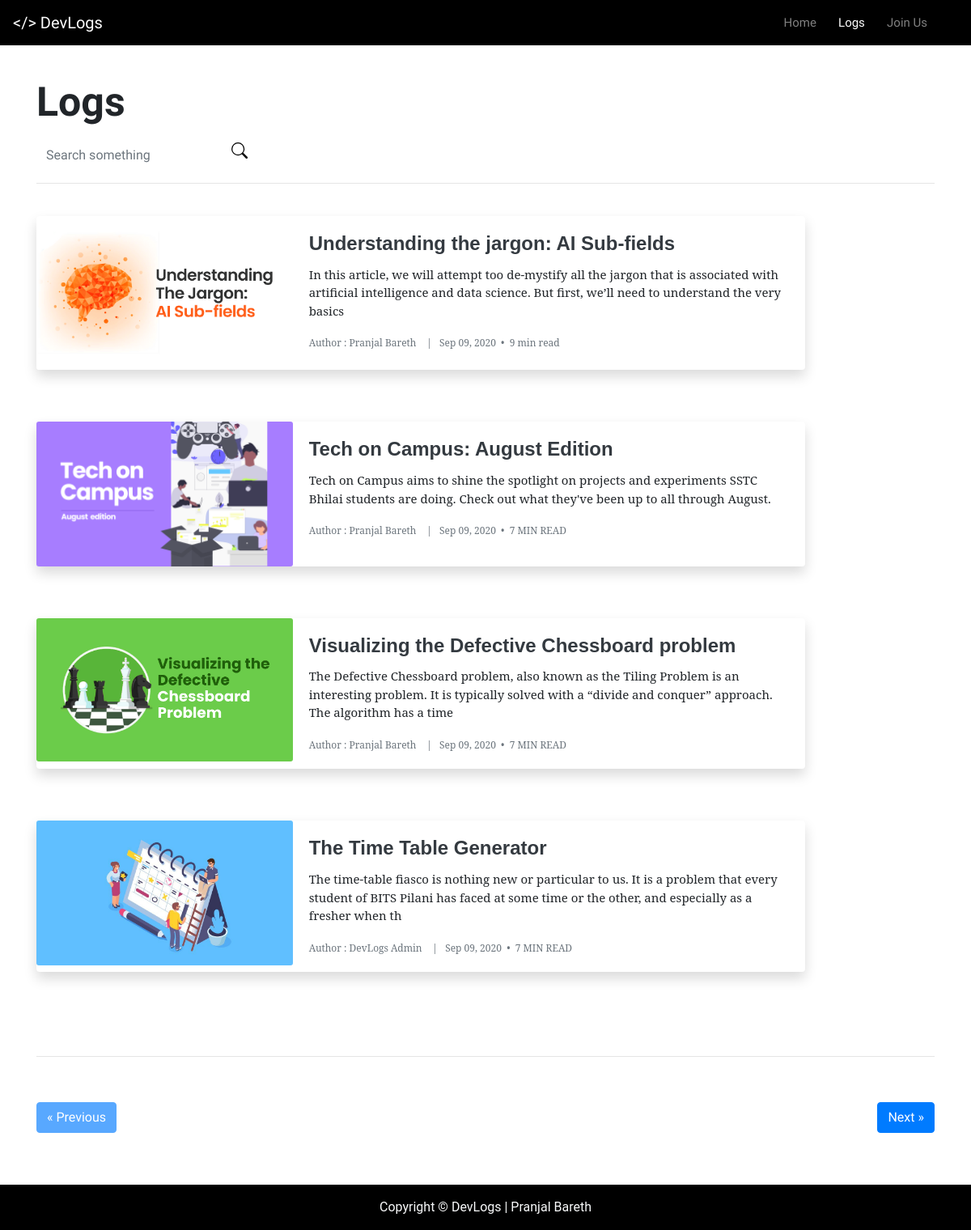
Screenshot of /blog/ with the database file from the repository.
### blog/models.py (models this page shows, shortened)
class Blog(models.Model):
	user = models.ForeignKey(settings.AUTH_USER_MODEL, default=1, on_delete=models.CASCADE)
	sno = models.AutoField(primary_key=True)
	title = models.CharField(max_length=200)
	content = models.TextField()
	short_desc = models.CharField(max_length=300, default="")
	poster = models.ImageField(default="")
	created = models.CharField(max_length=12, default="Sep 09, 2020")
	tag = models.CharField(max_length=30, default="General")
	read_time = models.CharField(max_length=11, default="7 MIN READ")
	slug = models.CharField(max_length=100)

### blog/views.py (the view)
# urls.py: 2. Add a URL to urlpatterns:  path('blog/', include('blog.urls'))
def blog(requests):
	no_of_posts = 4
	page = requests.GET.get('page')
	if page is None:
		page = 1
	else:
		page = int(page)
	print(page)
	blogs = Blog.objects.all()
	length = len(blogs)
	blogs = blogs[(page-1)*no_of_posts: page*no_of_posts]
	if page>1:
		prev = page - 1
	else:
		prev = None
	if page<math.ceil(length/no_of_posts):
		nxt = page + 1
	else:
		nxt = None
	context = {'blogs' : blogs, 'prev' : prev, 'nxt': nxt}
	return render(requests, 'bloghome.html', context)

### templates/bloghome.html (shortened to what this page needs)
{% extends 'base.html' %}
{% block blogactive %}active{% endblock blogactive %}
{% block body %}
<div class="container">
<br>
<h1 class=" my-3"style="font-weight:bold; font-size:50px;">Logs</h1>
<form method="get" action="/search" class="form-inline my-2 my-lg-0">
  <div class="form-group">
    <input type="search" class="form-control" id="search" name="query" aria-label="Search" placeholder="Search something">
  </div>&nbsp;&nbsp;&nbsp;
   <button type="submit" style="color:#000;font-size:20px;margin-left:-28px;margin-top:-14px;" class="btn btn-link">
   </button>
</form>
<hr><br>
        {% for blog in blogs %}
        <div class="shadow card mb-3" style="max-width: 950px;">
          <div class="row no-gutters">
            <div class="col-md-4">
              <img src="/media/{{blog.poster}}" class="card-img" onerror=this.src="https://i.imgur.com/fOWuolO.png">
            </div>
            <div class="col-md-8">
              <div class="card-body">
                <h4 class="card-title text-dark"><a class="title-tit text-dark" href="/blogpost/{{blog.slug}}">{{blog.title}}</a></h4>
                <p class="card-text">{{blog.short_desc|slice:180}}</p>
                <p class="card-text"><small class="text-muted">Author : {{blog.user.get_full_name}} &nbsp;&nbsp; | &nbsp;&nbsp;</span>{{blog.created}}&nbsp;&nbsp;&bull;&nbsp;&nbsp;{{blog.read_time}}</small></p>
              </div>
            </div>
          </div>
        </div>
        <br><br>
        {% endfor %}
          <br><hr><br>
          <div class="my-3">
          {% if prev %}
            <a class="btn btn-primary" href="/blog?page={{prev}}">&laquo; Previous</a>
          {% else %}
            <a class="btn btn-primary  disabled"  href="#">&laquo; Previous</a>
          {% endif %}
          {% if nxt %}
            <a class="btn btn-primary float-right" href="/blog?page={{nxt}}">Next &raquo;</a>
          {% else %}
            <a class="btn btn-primary  disabled float-right" href="#">Next &raquo;</a>
          {% endif %}
      </div>
          <br><br>
      </div>
{% endblock body %}

### templates/base.html (shortened to what this page needs)
<!doctype html>
<html lang="en">
  <head>
    <link rel="stylesheet" href="https://stackpath.bootstrapcdn.com/bootstrap/4.5.2/css/bootstrap.min.css">
    <link rel="stylesheet" src="/static/css/main.css">
  </head>
  <body>
    <nav class="navbar navbar-dark navbar-expand-lg sticky-top" style="color: white; background-color: #000000;">
  <a class="navbar-brand" style="font-family: 'Varela Round', sans-serif; font-size: 20px" href="#">&lt/&gt DevLogs</a>
  <div class="collapse navbar-collapse" id="navbarSupportedContent">
    <ul class="navbar-nav mr-auto w-100 justify-content-end">
      <li class="nav-item {% block homeactive %}{% endblock homeactive %}">
        <a class="nav-link" href="/">Home <span class="sr-only">(current)</span></a>
      </li>
      <li class="nav-item {% block blogactive %}{% endblock blogactive %}">
        <a class="nav-link" href="/blog">Logs</a>
      </li>
      <li style="margin-right: 30px;" class="nav-item {% block joinactive %}{% endblock joinactive %}">
        <a class="nav-link" href="/join">Join Us</a>
      </li>
  </div>
</nav>
    {% block body %}{% endblock body %}
  </body>
    <footer style="font-family: roboto; background:#000; color:#575757;"class="text-center py-3 text-light">  Copyright &copy; DevLogs | Pranjal Bareth </footer>
</html>

### templates/bloghome.html (style rules this page uses)
.container { min-height: 150vh; }
body { font-family: 'Varela Round', sans-serif; padding: 0; margin: 0; }
p { font-size: 15px; font-family: 'Varela Round', sans-serif; }
a.navbar-brand { font-family: 'Ubuntu', sans-serif; }
nav li { font-size: 15px; }
nav ul { list-style: none; text-align: center; }
a.nav-link { position: relative; }
a.nav-link:before { content: ""; position: absolute; width: 100%; height: 2px; bottom: 0; left: 0; background-color: #FFF; visibility: hidden; transform: scaleX(0); transition: all 0.3s ease-in-out; }
.card { border: none; }
.title-tit { font-family: 'Ubuntu', sans-serif; font-weight:700; text-decoration: none !important; }
.card-text { font-family: 'Noto Serif', serif; }
.form-control { border: 0; outline: 0; background: transparent; border-bottom: 0px solid black; }

### templates/base.html (style rules this page uses)
.navbar-expand-lg .navbar-nav .nav-link { padding-left: 1.2rem; }

### rows the page displays
Blog: poster (picture), title "Understanding the jargon: AI Sub-fields", short_desc "In this article, we will attempt too de-mystify all the jargon that is associated with artificial intelligence and data science. But first, we’ll need to understand the very basics", user.get_full_name "Pranjal Bareth", created "Sep 09, 2020", read_time "9 min read"
Blog: poster (picture), title "Tech on Campus: August Edition", short_desc "Tech on Campus aims to shine the spotlight on projects and experiments SSTC Bhilai students are doing. Check out what they've been up to all through August.", user.get_full_name "Pranjal Bareth", created "Sep 09, 2020", read_time "7 MIN READ"
Blog: poster (picture), title "Visualizing the Defective Chessboard problem", short_desc "The Defective Chessboard problem, also known as the Tiling Problem is an interesting problem. It is typically solved with a “divide and conquer” approach. The algorithm has a time", user.get_full_name "Pranjal Bareth", created "Sep 09, 2020", read_time "7 MIN READ"
Blog: poster (picture), title "The Time Table Generator", short_desc "The time-table fiasco is nothing new or particular to us. It is a problem that every student of BITS Pilani has faced at some time or the other, and especially as a fresher when th", user.get_full_name "DevLogs Admin", created "Sep 09, 2020", read_time "7 MIN READ"
